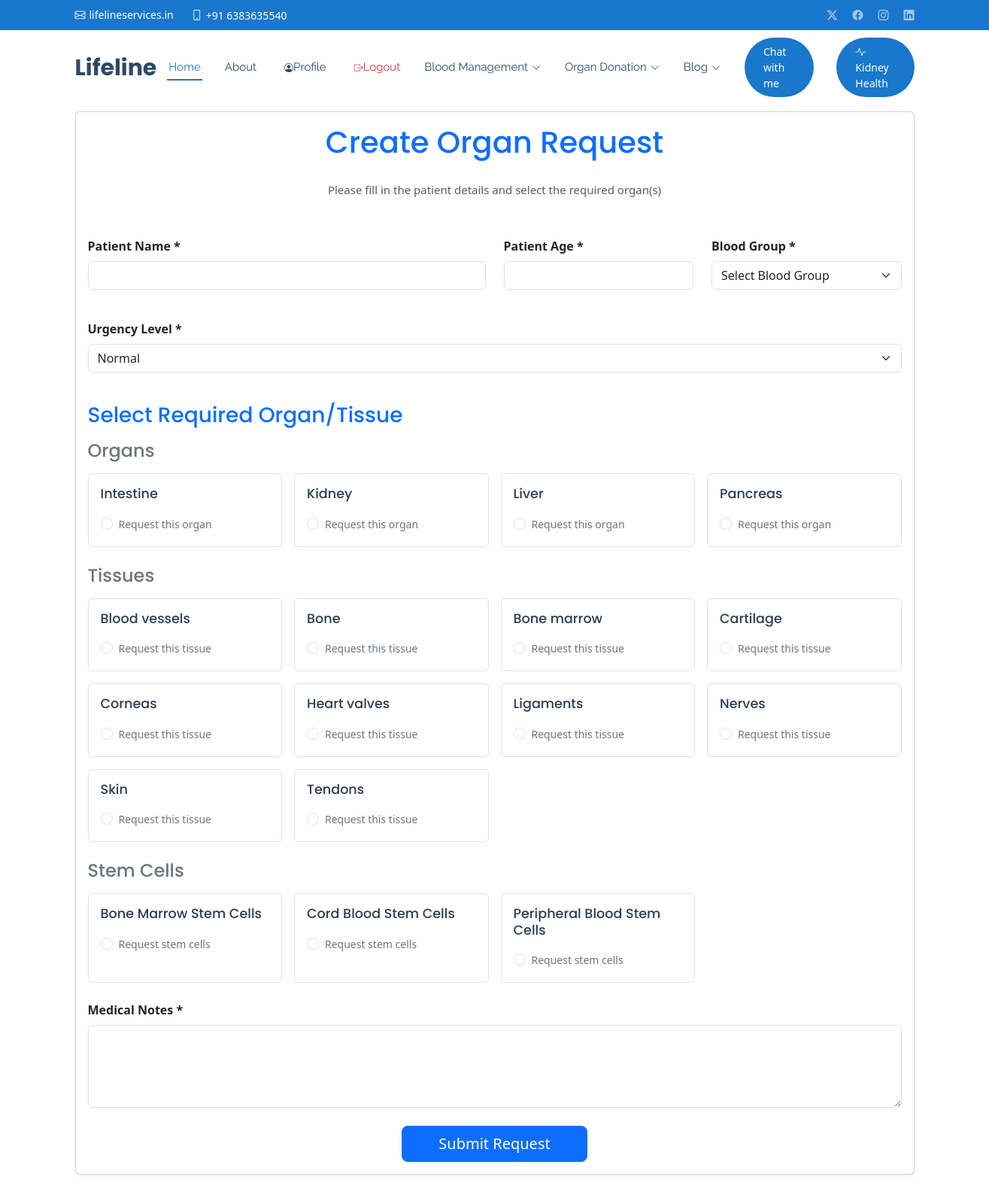
/create-organ-request/ (signed in), run on the app's committed database.
### core/models.py (models this page shows, shortened)
class OrganType(models.Model):
    CATEGORY_CHOICES = [
        ('organ', 'Organ'),
        ('tissue', 'Tissue'),
        ('stem_cell', 'Stem Cell')
    ]
    ORGAN_CHOICES = [
        ('Kidney', 'Kidney'),
        ('Liver', 'Liver'),
        ('Pancreas', 'Pancreas'),
        ('Intestine', 'Intestine')
    ]
    TISSUE_CHOICES = [
        ('Bone marrow', 'Bone marrow'),
        ('Bone', 'Bone'),
        ('Corneas', 'Corneas'),
        ('Skin', 'Skin'),
        ('Tendons', 'Tendons'),
        ('Ligaments', 'Ligaments'),
        ('Cartilage', 'Cartilage'),
        ('Blood vessels', 'Blood vessels'),
        ('Nerves', 'Nerves')
    ]
    STEM_CELL_CHOICES = [
        ('Cord Blood Stem Cells', 'Cord Blood Stem Cells'),
        ('Peripheral Blood Stem Cells', 'Peripheral Blood Stem Cells'),
        ('Bone Marrow Stem Cells', 'Bone Marrow Stem Cells')
    ]
    name = models.CharField(max_length=100, unique=True)
    category = models.CharField(max_length=20, choices=CATEGORY_CHOICES)
    description = models.TextField(blank=True)
    is_active = models.BooleanField(default=True)

### core/views.py (the view, shortened to what this page needs)
# urls.py: path('create-organ-request/', views.create_organ_request, name='create_organ_request'),
@login_required
@require_http_methods(["GET", "POST"])
def create_organ_request(request):
    try:
        hospital = request.user.hospital_profile
    except Hospital.DoesNotExist:
        return JsonResponse({
            'success': False,
            'message': 'Access denied. Only hospital users can create organ requests.'
        })
    if request.method == 'GET':
        context = {
            'organ_types': OrganType.objects.filter(is_active=True).order_by('category', 'name'),
            'blood_group_choices': Donor.BLOOD_GROUP_CHOICES,
        }
        return render(request, 'organ_donation/create_request.html', context)
    return JsonResponse({
        'success': False,
        'message': 'Invalid request method.'
    })

### core/templates/organ_donation/create_request.html (shortened to what this page needs)
{% extends 'base.html' %}
{% load static %}
{% block content %}
<div class="container py-5">
    <div class="card shadow-sm">
        <div class="card-body">
            <h1 class="text-center text-primary mb-4">Create Organ Request</h1>
            <p class="text-center text-muted mb-5">Please fill in the patient details and select the required organ(s)</p>
            <form id="organRequestForm" method="POST">
                <div class="row mb-4">
                    <div class="col-md-6 mb-3">
                        <label for="patientName" class="form-label">Patient Name *</label>
                        <input type="text" class="form-control" id="patientName" name="patient_name" required>
                    </div>
                    <div class="col-md-3 mb-3">
                        <label for="patientAge" class="form-label">Patient Age *</label>
                        <input type="number" class="form-control" id="patientAge" name="patient_age" required min="0" max="120">
                    </div>
                    <div class="col-md-3 mb-3">
                        <label for="bloodGroup" class="form-label">Blood Group *</label>
                        <select class="form-select" id="bloodGroup" name="patient_blood_group" required>
                            <option value="">Select Blood Group</option>
                        </select>
                    </div>
                </div>
                <div class="row mb-4">
                    <div class="col-12 mb-3">
                        <label for="urgencyLevel" class="form-label">Urgency Level *</label>
                        <select class="form-select" id="urgencyLevel" name="urgency_level" required>
                            <option value="1">Normal</option>
                        </select>
                    </div>
                </div>
                <div class="organ-selection-section mb-4">
                    <h3 class="text-primary mb-3">Select Required Organ/Tissue</h3>
                    <div class="mb-4">
                        <h4 class="text-secondary mb-3">Organs</h4>
                        <div class="row g-3">
                            {% for organ in organ_types %}
                                {% if organ.category == 'organ' %}
                                <div class="col-md-3">
                                    <div class="card organ-card h-100">
                                        <div class="card-body">
                                            <h5 class="card-title">{{ organ.name }}</h5>
                                            <div class="form-check">
                                                <input class="form-check-input organ-checkbox"
                                                       type="radio"
                                                       name="organ_type"
                                                       value="{{ organ.id }}"
                                                       id="organ_{{ organ.id }}"
                                                       required>
                                                <label class="form-check-label" for="organ_{{ organ.id }}">
                                                    Request this organ
                                                </label>
                                            </div>
                                        </div>
                                    </div>
                                </div>
                                {% endif %}
                            {% endfor %}
                        </div>
                    </div>
                    <div class="mb-4">
                        <h4 class="text-secondary mb-3">Tissues</h4>
                        <div class="row g-3">
                            {% for organ in organ_types %}
                                {% if organ.category == 'tissue' %}
                                <div class="col-md-3">
                                    <div class="card organ-card h-100">
                                        <div class="card-body">
                                            <h5 class="card-title">{{ organ.name }}</h5>
                                            <div class="form-check">
                                                <input class="form-check-input organ-checkbox"
                                                       type="radio"
                                                       name="organ_type"
                                                       value="{{ organ.id }}"
                                                       id="organ_{{ organ.id }}">
                                                <label class="form-check-label" for="organ_{{ organ.id }}">
                                                    Request this tissue
                                                </label>
                                            </div>
                                        </div>
                                    </div>
                                </div>
                                {% endif %}
                            {% endfor %}
                        </div>
                    </div>
                    <div class="mb-4">
                        <h4 class="text-secondary mb-3">Stem Cells</h4>
                        <div class="row g-3">
                            {% for organ in organ_types %}
                                {% if organ.category == 'stem_cell' %}
                                <div class="col-md-3">
                                    <div class="card organ-card h-100">
                                        <div class="card-body">
                                            <h5 class="card-title">{{ organ.name }}</h5>
                                            <div class="form-check">
                                                <input class="form-check-input organ-checkbox"
                                                       type="radio"
                                                       name="organ_type"
                                                       value="{{ organ.id }}"
                                                       id="organ_{{ organ.id }}">
                                                <label class="form-check-label" for="organ_{{ organ.id }}">
                                                    Request stem cells
                                                </label>
                                            </div>
                                        </div>
                                    </div>
                                </div>
                                {% endif %}
                            {% endfor %}
                        </div>
                    </div>
                </div>
                <div class="mb-4">
                    <label for="medicalNotes" class="form-label">Medical Notes *</label>
                    <textarea class="form-control" id="medicalNotes" name="medical_notes" rows="4" required></textarea>
                </div>
                <div class="text-center">
                    <button type="submit" class="btn btn-primary btn-lg px-5">Submit Request</button>
                </div>
            </form>
        </div>
    </div>
</div>
{% endblock %}

### static/css/main.css (style rules this page uses)
:root { --default-font: "Roboto", system-ui, -apple-system, "Segoe UI", Roboto, "Helvetica Neue", Arial, "Noto Sans", "Liberation Sans", sans-serif, "Apple Color Emoji", "Segoe UI Emoji", "Segoe UI Symbol", "Noto Color Emoji"; --heading-font: "Poppins", sans-serif; --nav-font: "Raleway", sans-serif; }
:root { --background-color: #ffffff; --default-color: #444444; --heading-color: #2c4964; --accent-color: #1977cc; --surface-color: #ffffff; --contrast-color: #ffffff; }
:root { --nav-color: #2c4964; --nav-hover-color: #1977cc; --nav-mobile-background-color: #ffffff; --nav-dropdown-background-color: #ffffff; --nav-dropdown-color: #2c4964; --nav-dropdown-hover-color: #1977cc; }
:root { scroll-behavior: smooth; }
body { color: var(--default-color); background-color: var(--background-color); font-family: var(--default-font); }
h1, h2, h3, h4, h5, h6 { color: var(--heading-color); font-family: var(--heading-font); }
.card { border-radius: 15px; transition: transform 0.2s ease-in-out; }
.form-control { border-radius: 8px; padding: 12px; border: 1px solid #dee2e6; transition: border-color 0.2s ease-in-out; }
.form-label { font-weight: 600; margin-bottom: 8px; }
.form-check { margin-top: 1rem; }
.form-check-label { font-size: 14px; color: #495057; }
.btn-primary { background-color: #007bff; border-color: #007bff; color: white; border-radius: 8px; padding: 12px 20px; font-size: 16px; transition: background-color 0.3s ease-in-out; }
.card { border: none; transition: all 0.3s ease; }
.btn-primary { background-color: #0d6efd; border-color: #0d6efd; padding: 8px 20px; transition: all 0.3s ease; }

### static/css/templatemo-stand-blog.css (style rules this page uses)
body { font-family: 'Roboto', sans-serif; overflow-x: hidden; text-rendering: optimizeLegibility; -webkit-font-smoothing: antialiased; -moz-osx-font-smoothing: grayscale; }
p { margin-bottom: 0px; font-size: 15px; font-weight: 400; color: #7a7a7a; line-height: 30px; }
h1,h2,h3,h4,h5,h6 { margin: 0px; }

### core/templates/organ_donation/create_request.html (style rules this page uses)
.organ-card { transition: all 0.3s ease; cursor: pointer; border: 1px solid #dee2e6; }
.card-title { color: #2c3e50; font-size: 1.1rem; margin-bottom: 1rem; }
.form-check-label { color: #6c757d; }

### data on the page
OrganType: name "Intestine"
OrganType: name "Kidney"
OrganType: name "Liver"
OrganType: name "Pancreas"
OrganType: name "Blood vessels"
OrganType: name "Bone"
OrganType: name "Bone marrow"
OrganType: name "Cartilage"
OrganType: name "Corneas"
OrganType: name "Heart valves"
OrganType: name "Ligaments"
OrganType: name "Nerves"
OrganType: name "Skin"
OrganType: name "Tendons"
OrganType: name "Bone Marrow Stem Cells"
OrganType: name "Cord Blood Stem Cells"
OrganType: name "Peripheral Blood Stem Cells"
